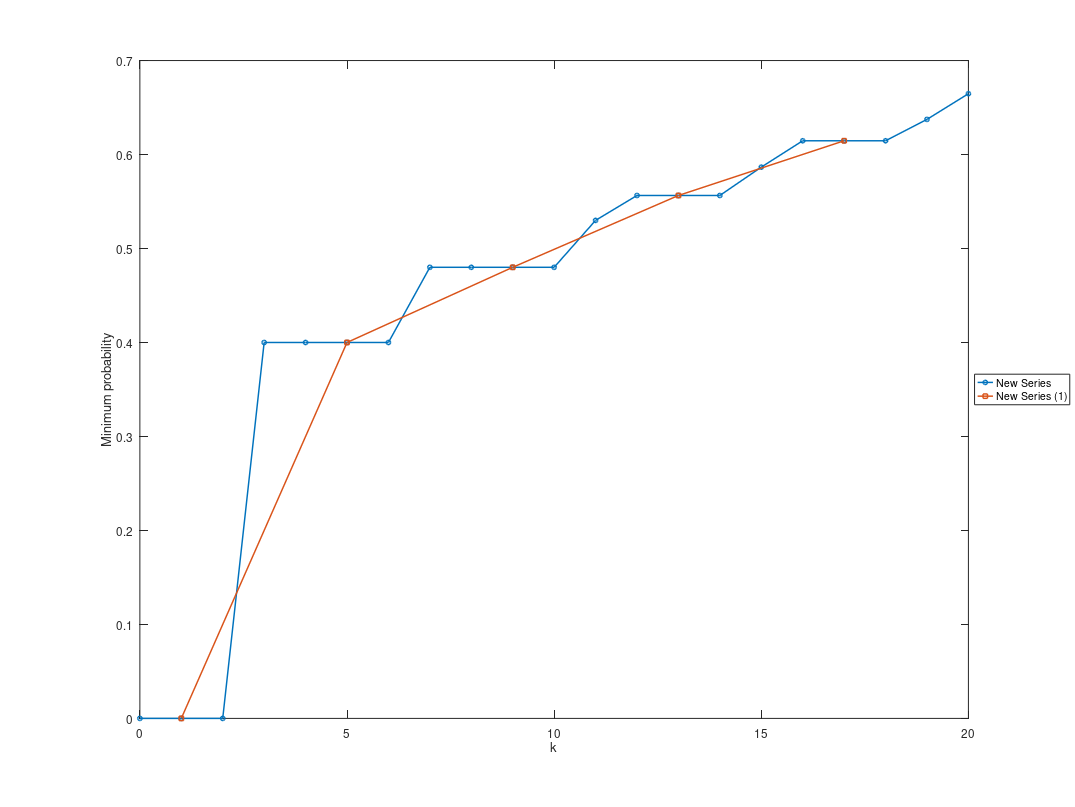

Write the MATLAB code that produced this figure.
%=========================================
%Generated by PRISM Chart Package
%=========================================

x0 = [0.0 1.0 2.0 3.0 4.0 5.0 6.0 7.0 8.0 9.0 10.0 11.0 12.0 13.0 14.0 15.0 16.0 17.0 18.0 19.0 20.0 ];
y0 = [0.0 0.0 0.0 0.4 0.4 0.4 0.4 0.48000000000000004 0.48000000000000004 0.48000000000000004 0.48000000000000004 0.5299200000000001 0.556416 0.556416 0.556416 0.5865728 0.61462528 0.61462528 0.61462528 0.63739904 0.66470912 ]; %0.66470912 ];
x1 = [1.0 5.0 9.0 13.0 17.0 ];
y1 = [0.0 0.4 0.48000000000000004 0.556416 0.61462528 ]; %0.66470912 ];

figure1 = figure('Color', [1 1 1], 'PaperPosition',[0.6345 6.345 20.3 15.23],'PaperSize',[20.98 29.68]);

axes1 = axes('Parent', figure1, 'FontSize', 16);
xlabel(axes1, 'k');
ylabel(axes1, 'Minimum probability');
box(axes1, 'on');
hold(axes1, 'all');

title(axes1,[])
plot0 = plot(x0, y0, 'o-', 'Parent', axes1, 'LineWidth', 2);
plot1 = plot(x1, y1, 's-', 'Parent', axes1, 'LineWidth', 2);
legend1 = legend(axes1,{'New Series', 'New Series (1)'},'Location', 'EastOutside');
